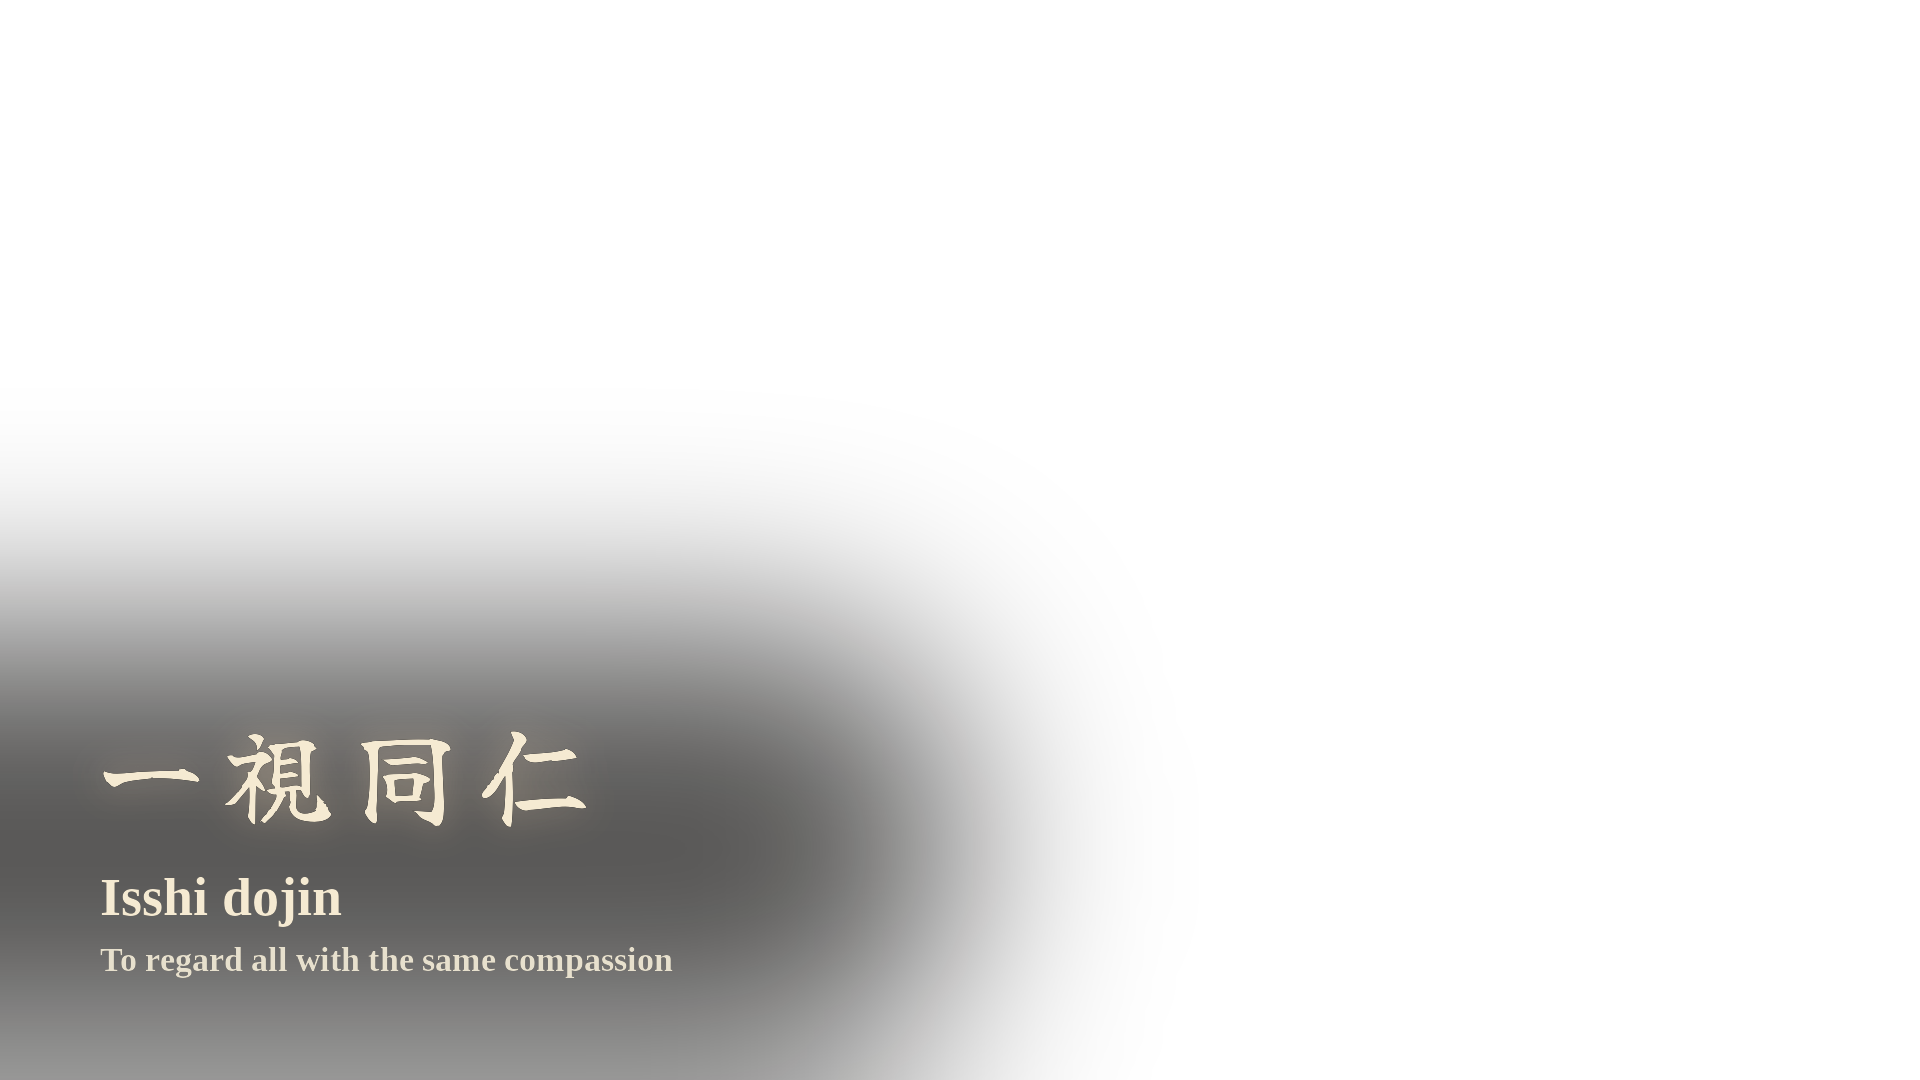

Here is the Python script that generated this plot:
#!/usr/bin/env python3
"""KANNON wisdom overlay — 1920x1080 transparent PNG for the long-form intro.

一視同仁 / Isshi dōjin / "To regard all with the same compassion" — a
classical idiom for impartial, universal compassion, exactly Kannon's own
nature without naming her directly. Overlay ≠ title concept (series rule,
same logic as AMATERASU/TSUKUYOMI/HACHIMAN/BENZAITEN scripts).

LEFT-lower over the dark foreground temple steps, clear of the goddess and
the pilgrim. In CapCut: TEXT layer on the top track, start 0:03, end 0:14,
fade-in 2s / fade-out 2s, no glow/shadow/box. Cream #F5EAD2, Liberation
Serif Bold (the locked channel font). 4 kanji, horizontal — same SAME-Y
horizontal layout as amaterasu/benzaiten-wisdom-overlay.py."""
from PIL import Image, ImageDraw, ImageFont, ImageFilter

KANJI = "/home/user/dan-documents/stillwave/assets/fonts/YujiBoku-Regular.ttf"
SERIF = "/usr/share/fonts/truetype/liberation/LiberationSerif-Bold.ttf"
OUT = "/home/user/dan-documents/stillwave/assets/kannon-isshidoujin-overlay.png"
W, H = 1920, 1080
CREAM = (245, 234, 210, 255)
SUB = (231, 224, 205, 255)
X = 96

img = Image.new("RGBA", (W, H), (0, 0, 0, 0))

# soft scrim so cream reads over the dark foreground temple steps in the lower-left
s = Image.new("RGBA", (W, H), (0, 0, 0, 0))
ImageDraw.Draw(s).rounded_rectangle((-200, 636, 950, 1060), radius=170, fill=(8, 6, 4, 175))
img.alpha_composite(s.filter(ImageFilter.GaussianBlur(100)))

# 一視同仁 — brush kanji (4 chars), cream, faint warm glow
f = ImageFont.truetype(KANJI, 108)
mask = Image.new("L", (W, H), 0)
md = ImageDraw.Draw(mask)
chars, pitch, y0 = ["一", "視", "同", "仁"], 128, 692
l0, _, r0, _ = f.getbbox(chars[0])
c0 = X + (r0 - l0) / 2
for i, ch in enumerate(chars):
    l, t, r, b = f.getbbox(ch)
    md.text((c0 + i * pitch - (l + (r - l) / 2), y0), ch, font=f, fill=255)
glow = Image.new("RGBA", (W, H), (0, 0, 0, 0))
glow.paste((250, 220, 180, 255), (0, 0),
           mask.filter(ImageFilter.GaussianBlur(18)).point(lambda p: int(p * 0.45)))
img.alpha_composite(glow)
img.alpha_composite(Image.composite(Image.new("RGBA", (W, H), CREAM),
                                    Image.new("RGBA", (W, H), (0, 0, 0, 0)), mask))

d = ImageDraw.Draw(img)
d.text((X + 4, 866), "Isshi dojin", font=ImageFont.truetype(SERIF, 54), fill=CREAM)
d.text((X + 4, 940), "To regard all with the same compassion",
       font=ImageFont.truetype(SERIF, 34), fill=SUB)

img.save(OUT)
print("saved", OUT)
